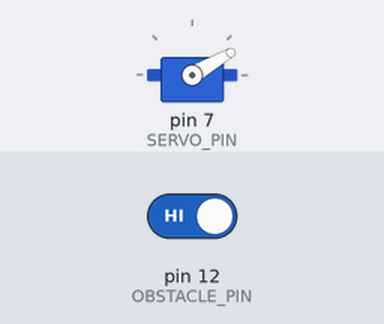
Bench run of a sketch on a simulated Arduino Uno, built with avr-gcc and run on an emulated ATmega328P. Parts: servo. The inputs (shaded band) are chosen by the test bench; at power-on: pin 12 (OBSTACLE_PIN) HIGH.

Above: at 2.8 s.
2.9 s: pin 12 (OBSTACLE_PIN) driven LOW
At 3.15 s:
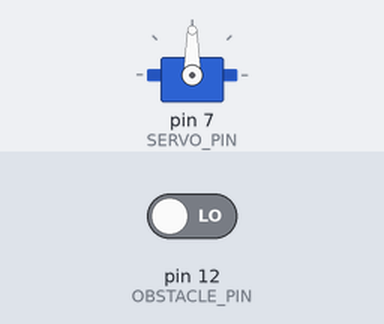
7.0 s: pin 12 (OBSTACLE_PIN) driven HIGH
At 8.3 s:
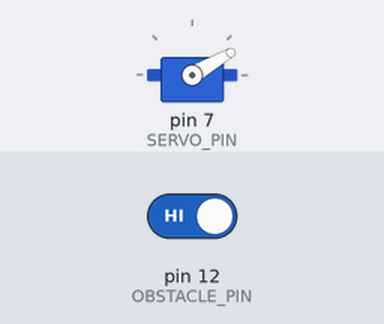
Timing chart, 0 to 10.0 s (numbered marks = the images above; inputs shaded):
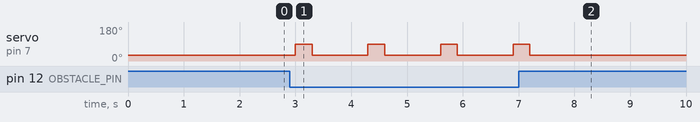

Measured:
- after the input at 2.9 s, servo on pin 7 (SERVO_PIN): alternates 90° for 0.30 s and 30° for 1.0 s, starting after 0.10 s
- after the input at 7.0 s, servo on pin 7 (SERVO_PIN): goes on until 7.2 s, then stays 30°

The sketch:

Auto_Sprayer_v1.ino
```cpp
#include <Servo.h>

#define SERVO_PIN            7
#define SERVO_INIT_POS      30  // trigger init position (angle)
#define SERVO_END_POS       90  // trigger end position (angle)

#define OBSTACLE_PIN        12   // Infrared Obstacle Sensor
#define OBSTACLE_DETECTED   LOW

int pos = 0;

Servo myservo;

void setup() {
  myservo.attach(SERVO_PIN);
  myservo.write(SERVO_INIT_POS);
  pinMode(OBSTACLE_PIN, INPUT);
  Serial.begin(9600);
}

void pulling_trigger() {
  myservo.write(SERVO_END_POS);
  delay(300);
  myservo.write(SERVO_INIT_POS);
}

void loop() {
  if (digitalRead(OBSTACLE_PIN) == OBSTACLE_DETECTED) {
    pulling_trigger();
  }
  delay(1000);
}
```
